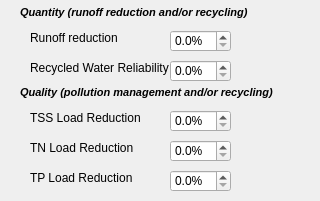
               <widget class="QWidget" name="targets_box" native="true">
                <property name="minimumSize">
                 <size>
                  <width>0</width>
                  <height>200</height>
                 </size>
                </property>
                <widget class="QLabel" name="targets_runoff_lbl">
                 <property name="geometry">
                  <rect>
                   <x>30</x>
                   <y>30</y>
                   <width>111</width>
                   <height>16</height>
                  </rect>
                 </property>
                 <property name="text">
                  <string>Runoff reduction</string>
                 </property>
                </widget>
                <widget class="QDoubleSpinBox" name="targets_runoff_spin">
                 <property name="geometry">
                  <rect>
                   <x>170</x>
                   <y>30</y>
                   <width>61</width>
                   <height>22</height>
                  </rect>
                 </property>
                 <property name="suffix">
                  <string>%</string>
                 </property>
                 <property name="decimals">
                  <number>1</number>
                 </property>
                </widget>
                <widget class="QLabel" name="targets_TP_lbl">
                 <property name="geometry">
                  <rect>
                   <x>30</x>
                   <y>170</y>
                   <width>111</width>
                   <height>16</height>
                  </rect>
                 </property>
                 <property name="text">
                  <string>TP Load Reduction</string>
                 </property>
                </widget>
                <widget class="QDoubleSpinBox" name="targets_TSS_spin">
                 <property name="geometry">
                  <rect>
                   <x>170</x>
                   <y>110</y>
                   <width>61</width>
                   <height>22</height>
                  </rect>
                 </property>
                 <property name="suffix">
                  <string>%</string>
                 </property>
                 <property name="decimals">
                  <number>1</number>
                 </property>
                </widget>
                <widget class="QLabel" name="targets_TSS_lbl">
                 <property name="geometry">
                  <rect>
                   <x>30</x>
                   <y>110</y>
                   <width>111</width>
                   <height>16</height>
                  </rect>
                 </property>
                 <property name="text">
                  <string>TSS Load Reduction</string>
                 </property>
                </widget>
                <widget class="QDoubleSpinBox" name="targets_TP_spin">
                 <property name="geometry">
                  <rect>
                   <x>170</x>
                   <y>170</y>
                   <width>61</width>
                   <height>22</height>
                  </rect>
                 </property>
                 <property name="suffix">
                  <string>%</string>
                 </property>
                 <property name="decimals">
                  <number>1</number>
                 </property>
                </widget>
                <widget class="QLabel" name="targets_TN_lbl">
                 <property name="geometry">
                  <rect>
                   <x>30</x>
                   <y>140</y>
                   <width>111</width>
                   <height>16</height>
                  </rect>
                 </property>
                 <property name="text">
                  <string>TN Load Reduction</string>
                 </property>
                </widget>
                <widget class="QDoubleSpinBox" name="targets_TN_spin">
                 <property name="geometry">
                  <rect>
                   <x>170</x>
                   <y>140</y>
                   <width>61</width>
                   <height>22</height>
                  </rect>
                 </property>
                 <property name="suffix">
                  <string>%</string>
                 </property>
                 <property name="decimals">
                  <number>1</number>
                 </property>
                </widget>
                <widget class="QDoubleSpinBox" name="targets_reliability_spin">
                 <property name="geometry">
                  <rect>
                   <x>170</x>
                   <y>60</y>
                   <width>61</width>
                   <height>22</height>
                  </rect>
                 </property>
                 <property name="suffix">
                  <string>%</string>
                 </property>
                 <property name="decimals">
                  <number>1</number>
                 </property>
                </widget>
                <widget class="QLabel" name="targets_reuse_lbl">
                 <property name="geometry">
                  <rect>
                   <x>30</x>
                   <y>60</y>
                   <width>141</width>
                   <height>16</height>
                  </rect>
                 </property>
                 <property name="text">
                  <string>Recycled Water Reliability</string>
                 </property>
                </widget>
                <widget class="QLabel" name="targets_qty_header">
                 <property name="geometry">
                  <rect>
                   <x>20</x>
                   <y>5</y>
                   <width>291</width>
                   <height>16</height>
                  </rect>
                 </property>
                 <property name="text">
                  <string>&lt;!DOCTYPE HTML PUBLIC &quot;-//W3C//DTD HTML 4.0//EN&quot; &quot;http://www.w3.org/TR/REC-html40/strict.dtd&quot;&gt;
&lt;html&gt;&lt;head&gt;&lt;meta name=&quot;qrichtext&quot; content=&quot;1&quot; /&gt;&lt;style type=&quot;text/css&quot;&gt;
p, li { white-space: pre-wrap; }
&lt;/style&gt;&lt;/head&gt;&lt;body style=&quot; font-family:'MS Shell Dlg 2'; font-size:8.25pt; font-weight:400; font-style:normal;&quot;&gt;
&lt;p style=&quot; margin-top:0px; margin-bottom:0px; margin-left:0px; margin-right:0px; -qt-block-indent:0; text-indent:0px;&quot;&gt;&lt;span style=&quot; font-size:8pt; font-weight:600; font-style:italic;&quot;&gt;Quantity (runoff reduction and/or recycling)&lt;/span&gt;&lt;/p&gt;&lt;/body&gt;&lt;/html&gt;</string>
                 </property>
                </widget>
                <widget class="QLabel" name="targets_WQ_header">
                 <property name="geometry">
                  <rect>
                   <x>20</x>
                   <y>85</y>
                   <width>291</width>
                   <height>16</height>
                  </rect>
                 </property>
                 <property name="text">
                  <string>&lt;!DOCTYPE HTML PUBLIC &quot;-//W3C//DTD HTML 4.0//EN&quot; &quot;http://www.w3.org/TR/REC-html40/strict.dtd&quot;&gt;
&lt;html&gt;&lt;head&gt;&lt;meta name=&quot;qrichtext&quot; content=&quot;1&quot; /&gt;&lt;style type=&quot;text/css&quot;&gt;
p, li { white-space: pre-wrap; }
&lt;/style&gt;&lt;/head&gt;&lt;body style=&quot; font-family:'MS Shell Dlg 2'; font-size:8.25pt; font-weight:400; font-style:normal;&quot;&gt;
&lt;p style=&quot; margin-top:0px; margin-bottom:0px; margin-left:0px; margin-right:0px; -qt-block-indent:0; text-indent:0px;&quot;&gt;&lt;span style=&quot; font-size:8pt; font-weight:600; font-style:italic;&quot;&gt;Quality (pollution management and/or recycling)&lt;/span&gt;&lt;/p&gt;&lt;/body&gt;&lt;/html&gt;</string>
                 </property>
                </widget>
               </widget>
